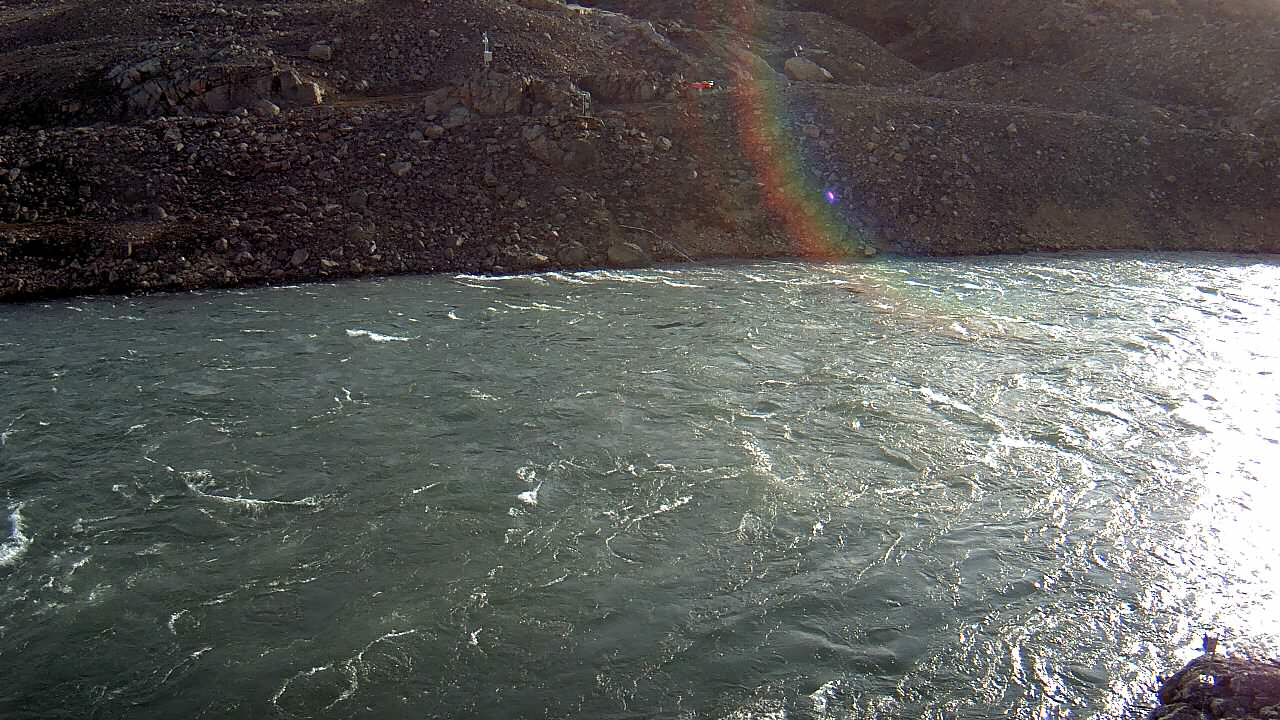
#> input picture Seth_Examples/Inglefield_Data/INGLEFIELD_CAM/2019/INGLEFIELD_CAM_StarDot1_20190714_000000.jpg, 1280 x 720 px; its folder holds only this picture in this run
$ python manual_detection.py
#> lines starting #> are read from the running program, lines starting #| are printed output that depends on the picture
# -*- coding: utf-8 -*-
"""
Created on Wed Jun 30 13:35:50 2021

@author: sgoldst3
"""


import numpy as np
import matplotlib.pyplot as plt
from scipy import ndimage as ndi
from scipy import stats
from skimage import feature
from skimage.io import imread
import glob
import pandas as pd
import pathlib
from datetime import datetime
import os, sys

sys.path.append('../')


# Load images
directory = os.getcwd()
directory = 'C:///Users/sgoldst3/Inglefield/PyTrx/Seth_Examples'

## 2019 manual detection ##

dir2019files = directory + '/Inglefield_Data/INGLEFIELD_CAM/2019/*'
directory2019 = glob.glob(dir2019files)
choices = []
time_list2019 = []

print('\nValidate Edge Detection')
for i in directory2019:

    # parse time stamp
    filename = pathlib.Path(i)
    filename = filename.stem
    filename = filename.split("_")[-2:]
    filename = ["".join(filename)]
    filename = filename[0]
    time = datetime.strptime(filename, '%Y%m%d%H%M%S')
    # Read and filter image
    image = imread(i, as_gray=True)
    image = ndi.gaussian_filter(image, 3)
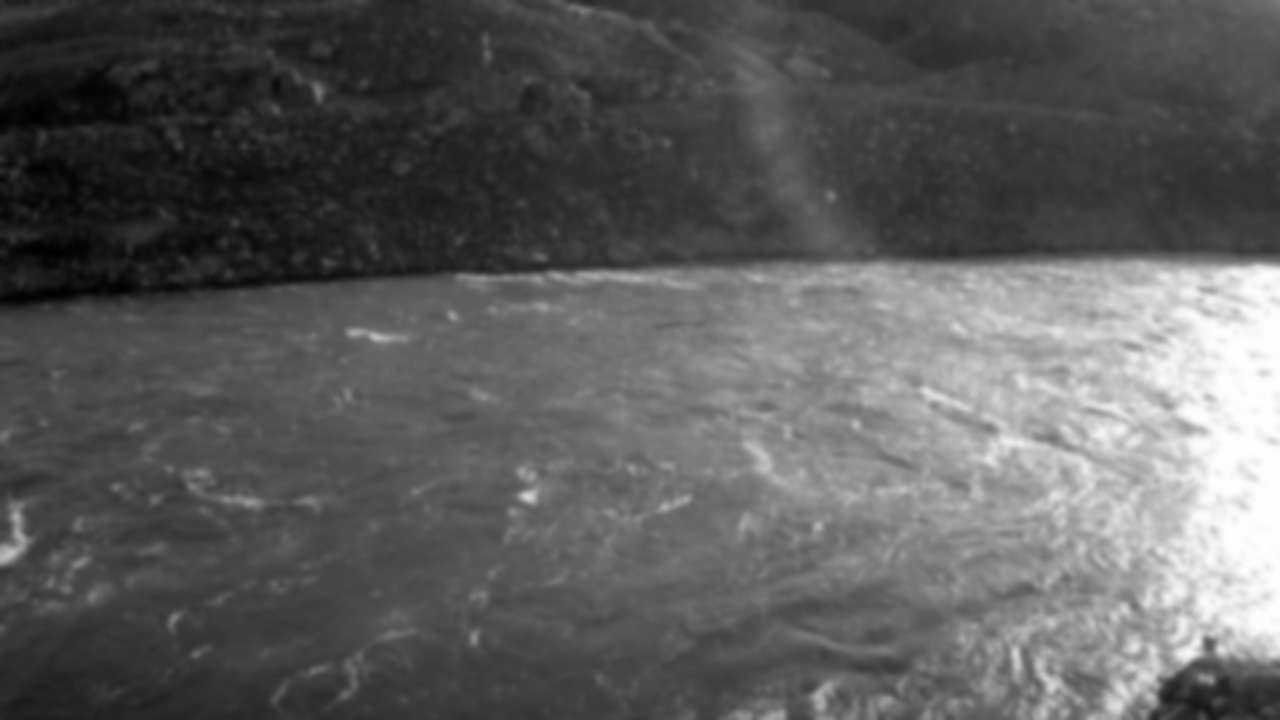
#> image: shape (720, 1280) float64; min 0.00456, max 0.997, mean 0.364

    # Compute the Canny filter for two values of sigma
    edges = feature.canny(image, sigma=3)
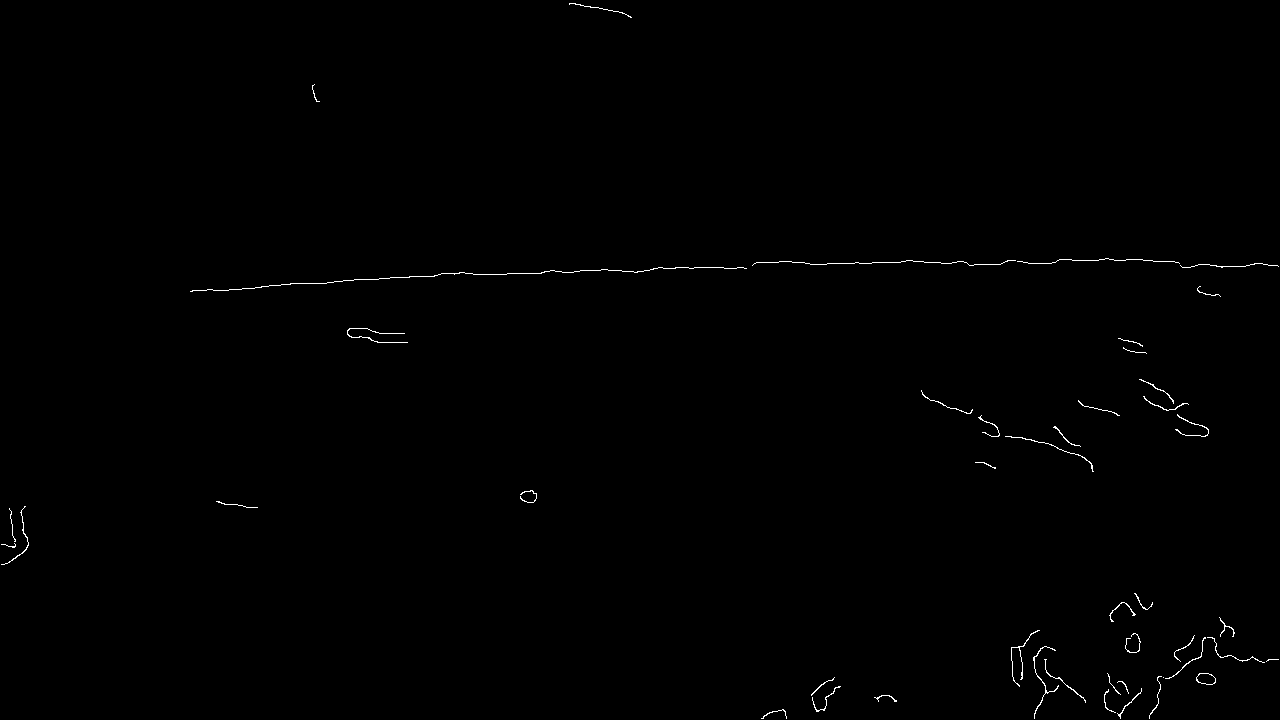
#> edges: shape (720, 1280) bool; 0.37% white in thin lines or dots

    # Compute row with most edges
    rows, cols = edges.shape
    rowsum = np.sum(edges.astype(int), axis = 1)
#> rowsum = 720 values, max 109 at index 262, min 0 at index 0, mean 4.8
    maxsum = rowsum.argmax()
#> maxsum = 262
    edgeline = [maxsum]*cols
#> edgeline = 1280 values from 262 to 262

    # show image with rowsum line
    plt.imshow(image, cmap='gray')
    plt.plot(edgeline, color = "red", linewidth=1)
    plt.show()
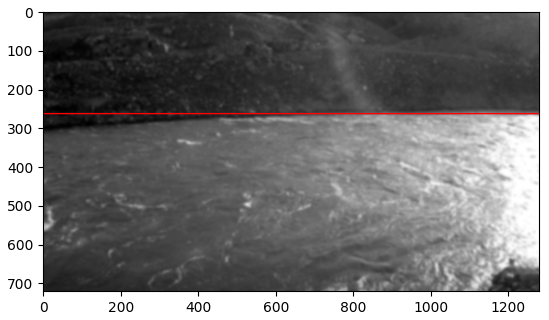
#> figure drawn by matplotlib, 1 panel

    # image check
    choice = input("Is the line at the top of the river water level? 0 = no, 1 = yes (left), 2 = yes (right)")
#> the answer given: y
#> (the run stopped early here; a loop or call above may not have finished)

$ run again, on Seth_Examples/Inglefield_Data/INGLEFIELD_CAM/2019/INGLEFIELD_CAM_StarDot1_20190809_210000.jpg
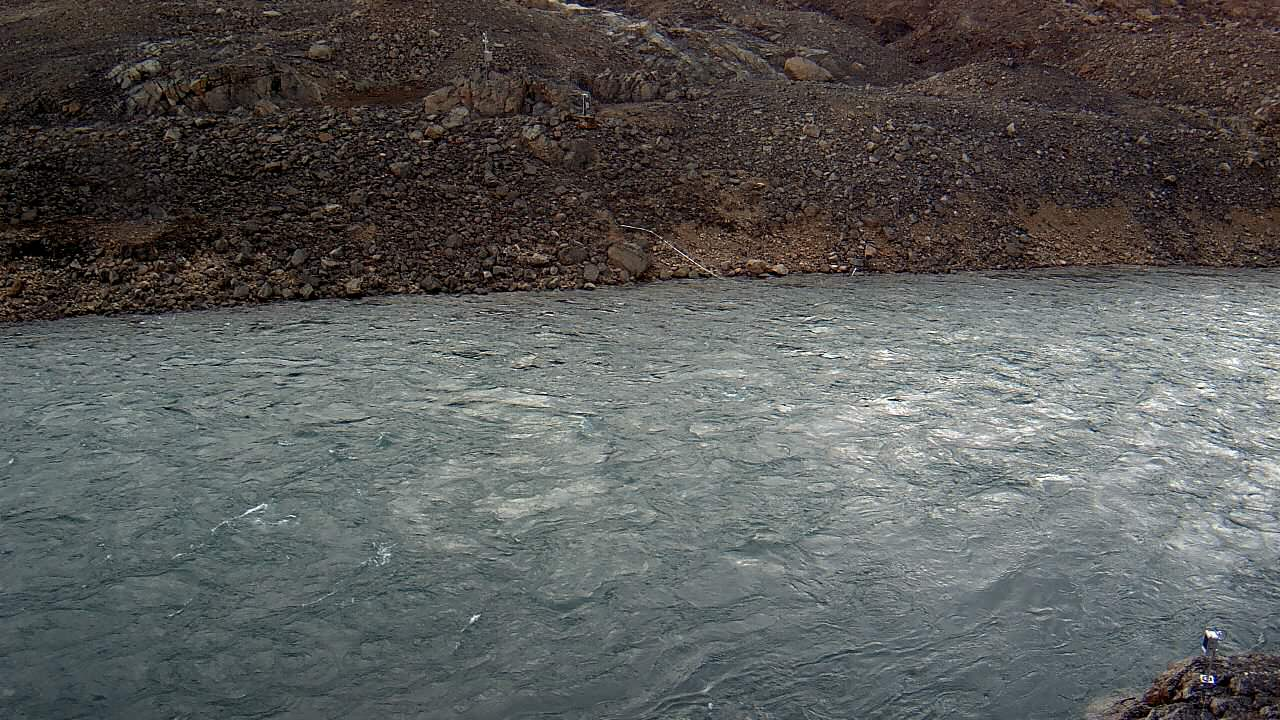
#> input picture Seth_Examples/Inglefield_Data/INGLEFIELD_CAM/2019/INGLEFIELD_CAM_StarDot1_20190809_210000.jpg, 1280 x 720 px
#> `edges = feature.canny(image, sigma=3)`:
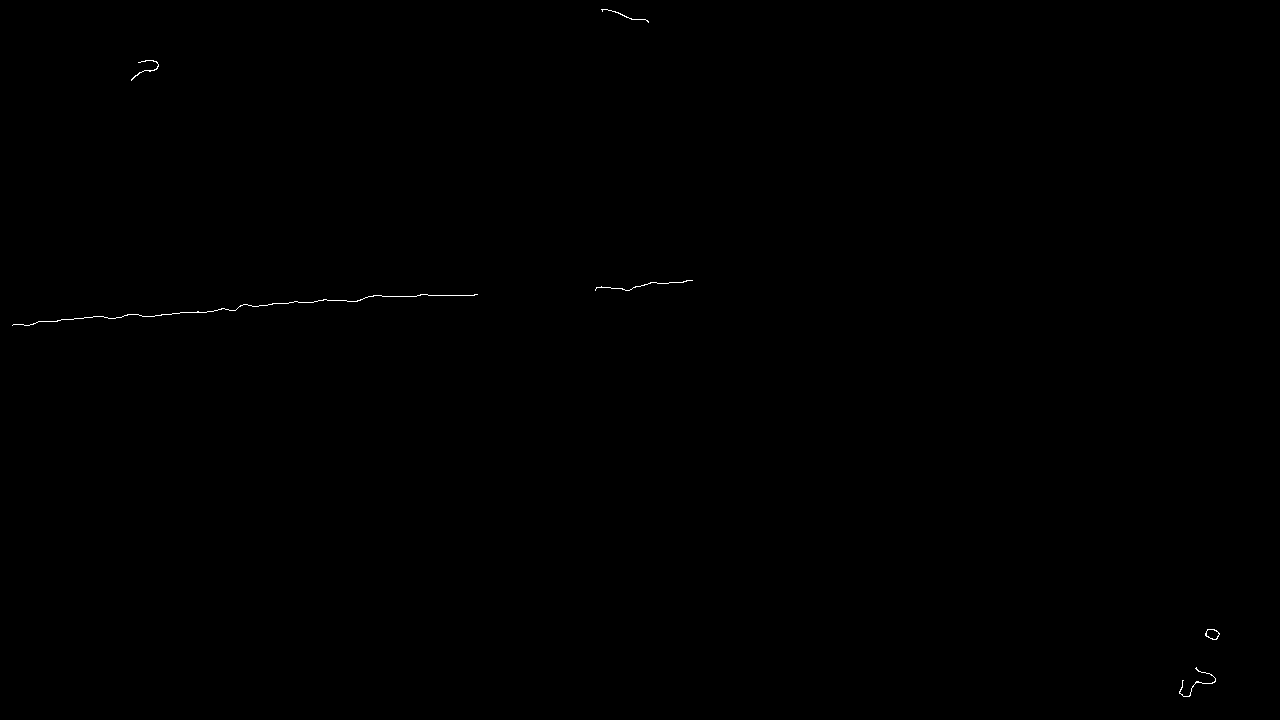
#> edges: shape (720, 1280) bool; 0.09% white in thin lines or dots
#> rowsum = 720 values, max 60 at index 295, min 0 at index 0, mean 1.19
#> maxsum = 295
#> edgeline = 1280 values from 295 to 295
#> `plt.show()`:
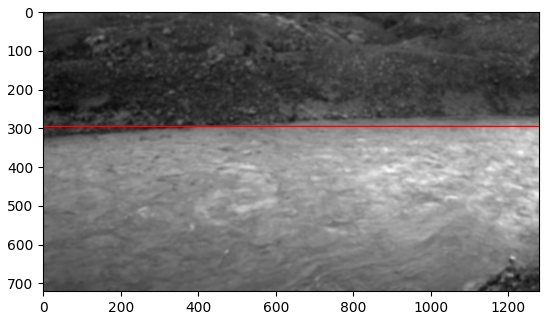
#> figure drawn by matplotlib, 1 panel

$ run again, on Seth_Examples/Inglefield_Data/INGLEFIELD_CAM/2019/INGLEFIELD_CAM_StarDot1_20190818_180000.jpg
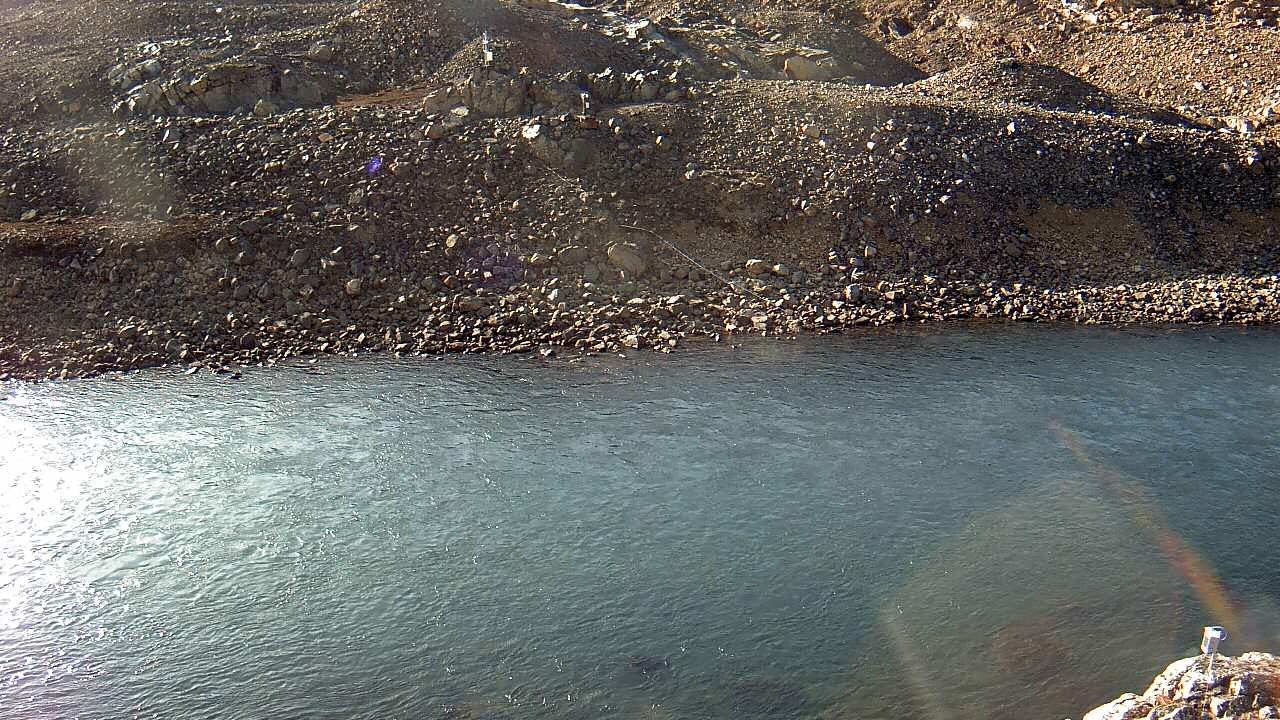
#> input picture Seth_Examples/Inglefield_Data/INGLEFIELD_CAM/2019/INGLEFIELD_CAM_StarDot1_20190818_180000.jpg, 1280 x 720 px
#> `edges = feature.canny(image, sigma=3)`:
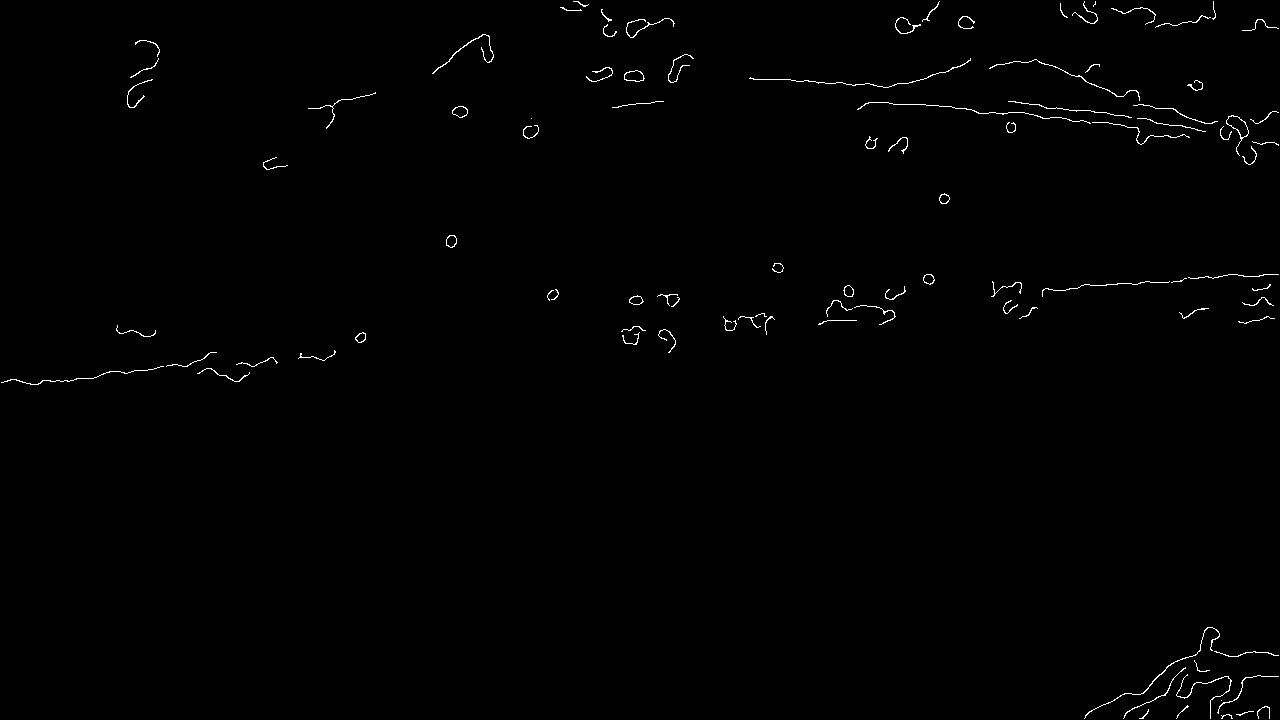
#> edges: shape (720, 1280) bool; 0.62% white in thin lines or dots
#> rowsum = 720 values, max 68 at index 108, min 0 at index 0, mean 8
#> maxsum = 108
#> edgeline = 1280 values from 108 to 108
#> `plt.show()`:
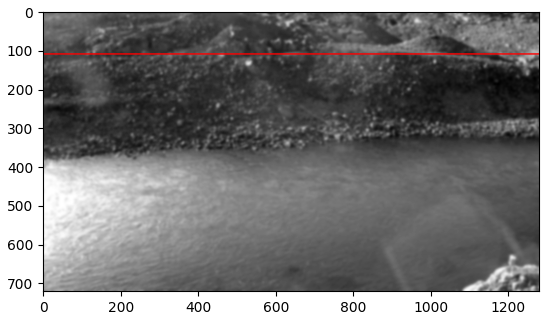
#> figure drawn by matplotlib, 1 panel

$ run again, on Seth_Examples/Inglefield_Data/INGLEFIELD_CAM/2019/INGLEFIELD_CAM_StarDot1_20190819_060000.jpg
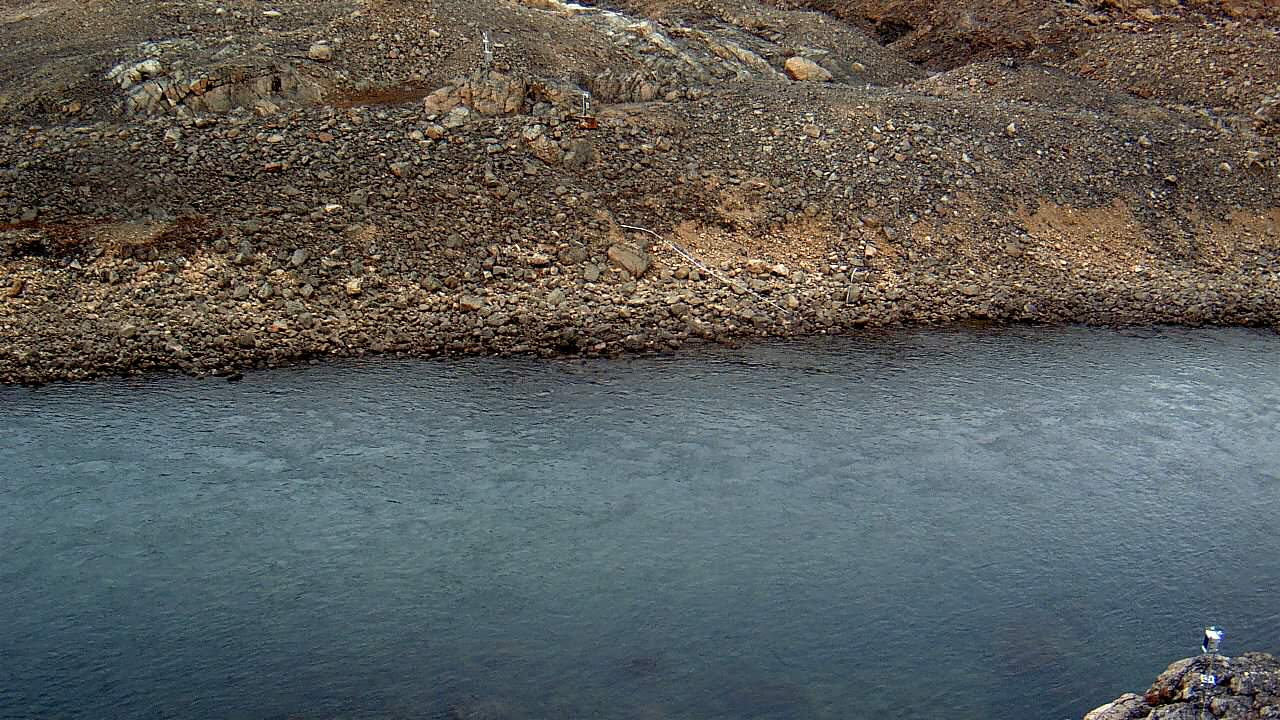
#> input picture Seth_Examples/Inglefield_Data/INGLEFIELD_CAM/2019/INGLEFIELD_CAM_StarDot1_20190819_060000.jpg, 1280 x 720 px
#> `edges = feature.canny(image, sigma=3)`:
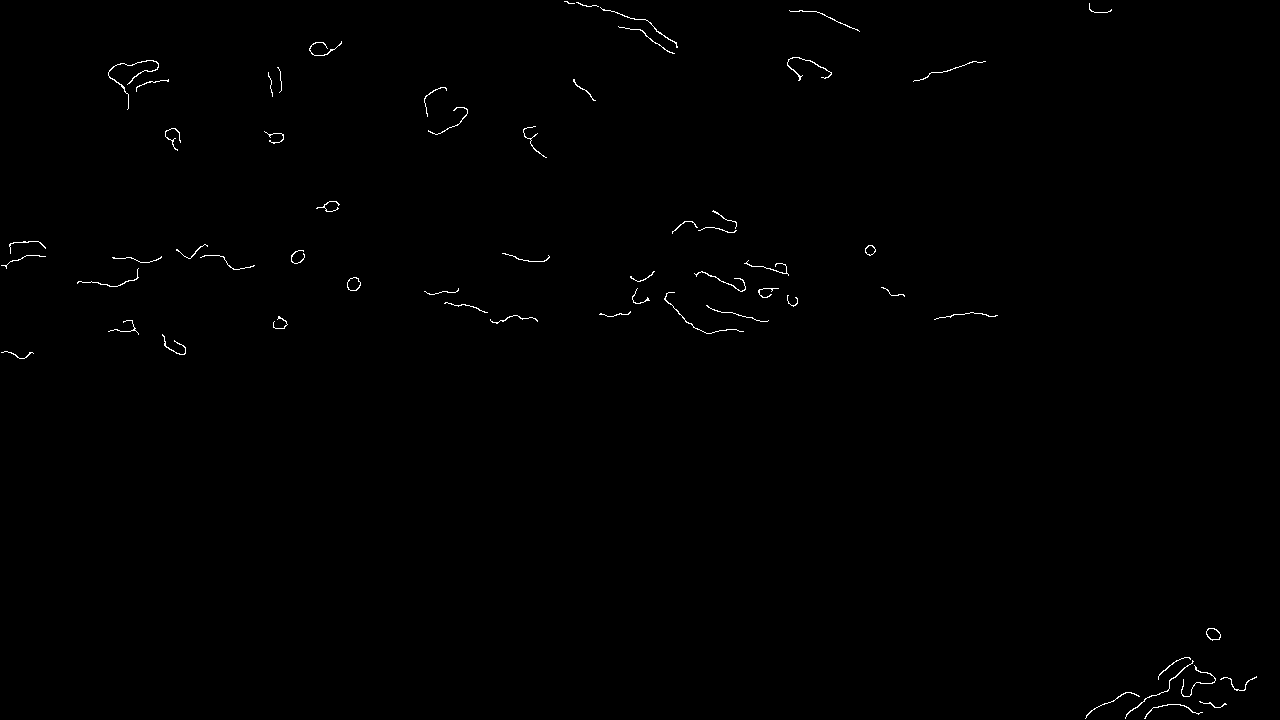
#> edges: shape (720, 1280) bool; 0.39% white in thin lines or dots
#> rowsum = 720 values, max 43 at index 255, min 0 at index 0, mean 4.97
#> maxsum = 255
#> edgeline = 1280 values from 255 to 255
#> `plt.show()`:
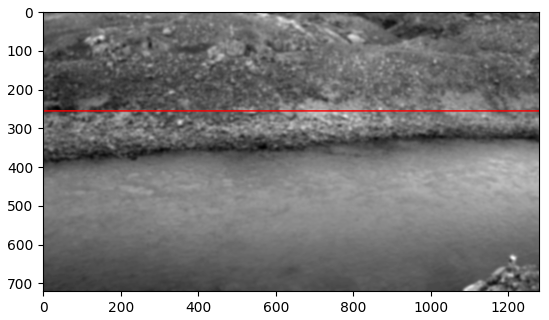
#> figure drawn by matplotlib, 1 panel
